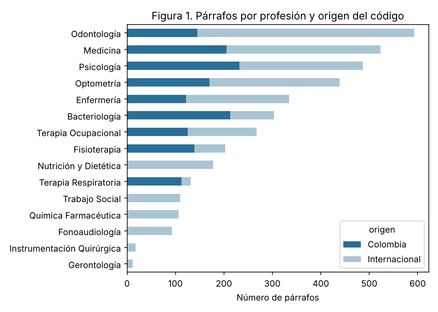
#> input picture figures/fig1_parrafos_por_profesion.png, 438 x 312 px, shrunk from 1050 x 750 before the run, found by its file name
$ python figuras_informe.py
#> lines starting #> are read from the running program, lines starting #| are printed output that depends on the picture
"""
Compone las figuras del informe (máx. 5 páginas) uniendo dos paneles por figura.
Requiere haber ejecutado antes eda.py y experimentos.py.

Uso: python src/figuras_informe.py
"""
import matplotlib
matplotlib.use("Agg")
import matplotlib.pyplot as plt
import matplotlib.image as mpimg

PANELES = {
    "figures/informe_fig1_eda.png": ["figures/fig1_parrafos_por_profesion.png", "figures/fig2_longitud_parrafos.png"],
    "figures/informe_fig2_resultados.png": ["figures/fig3_confusion_e1m.png", "figures/fig4_f1_experimentos.png"],
}

for salida, rutas in PANELES.items():
    imgs = [mpimg.imread(r) for r in rutas]
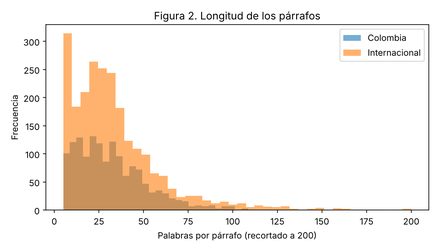
#> input picture figures/fig2_longitud_parrafos.png, 438 x 250 px, shrunk from 1050 x 600 before the run, found by its file name
#> imgs = 2 items
    ratios = [im.shape[1] / im.shape[0] for im in imgs]
#> ratios = [1.4, 1.75]
    fig, axes = plt.subplots(1, 2, figsize=(12, 12 / sum(ratios)), gridspec_kw={"width_ratios": ratios})
    for ax, im, letra in zip(axes, imgs, "ab"):
        ax.imshow(im); ax.axis("off")
        ax.text(0, 0, f"({letra})", fontsize=12, fontweight="bold", va="bottom", clip_on=False)
#> this loop made 2 passes
#> letra on passes 1 to 2: 'a', 'b'
    plt.subplots_adjust(left=0, right=1, top=0.94, bottom=0, wspace=0.02)
    plt.savefig(salida, dpi=200); plt.close()
#> after `plt.savefig(salida, dpi=200)`:
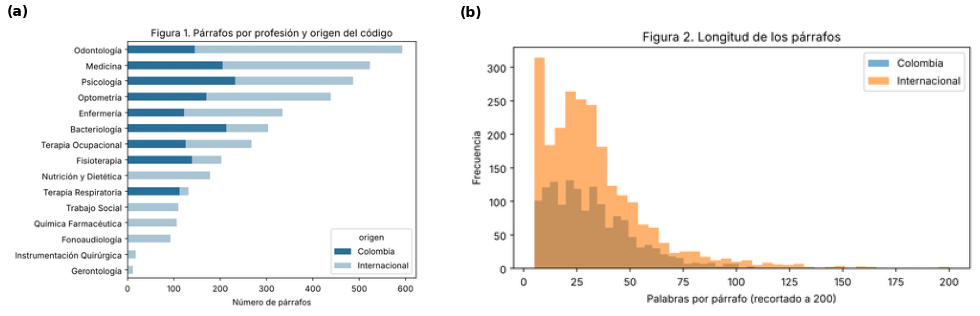
#> figure drawn by matplotlib, 2 panels
    print("->", salida)
#> pass 2 of the loop `for salida, rutas in PANELES.items():`:
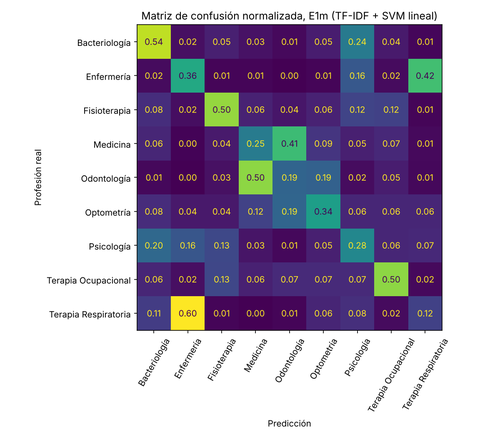
#> input picture figures/fig3_confusion_e1m.png, 500 x 438 px, shrunk from 1200 x 1050 before the run, found by its file name
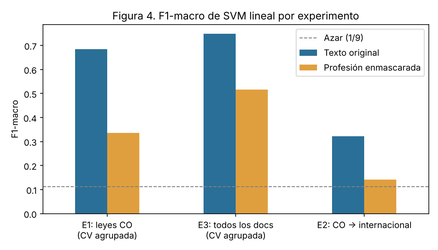
#> input picture figures/fig4_f1_experimentos.png, 438 x 250 px, shrunk from 1050 x 600 before the run, found by its file name
#> ratios = [1.14, 1.75]
#> the loop `for ax, im, letra in zip(axes, imgs, "ab"):` made 2 passes
#> `plt.savefig(salida, dpi=200)`:
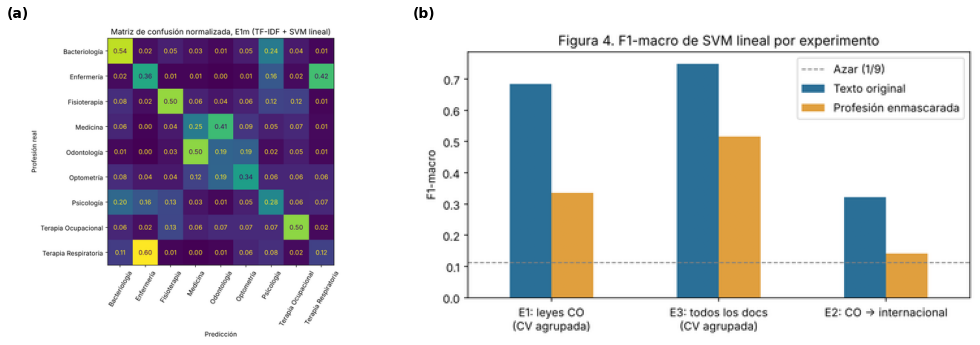
#> figure drawn by matplotlib, 2 panels
